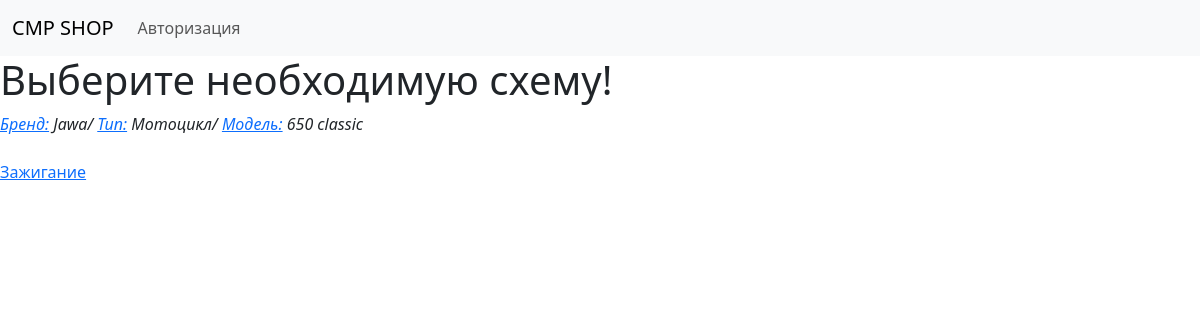
Page /Jawa/3/type/2/model/650 classic/3/element on the committed database.
### app/models.py (models this page shows, shortened)
class Brand(Base):
    __tablename__ = 'brand'
    id = Column(Integer, primary_key=True)
    brand_name = Column(String(30))
    parent = relationship('Model', back_populates='brand')

class Type(Base):
    __tablename__ = 'type'
    id = Column(Integer, primary_key=True)
    type_name = Column(String)
    parent = relationship('Model', back_populates='type')

class Model(Base):
    __tablename__ = 'model'
    id = Column(Integer, primary_key=True)
    model_name = Column(String)
    brand_id = Column(Integer, ForeignKey('brand.id'), nullable=False)
    brand = relationship('Brand', back_populates="parent")
    type_id = Column(Integer, ForeignKey('type.id'), nullable=False)
    type = relationship('Type', back_populates="parent")
    parent = relationship('Part', back_populates='model')
    image_id = Column(Integer, ForeignKey('element_image.id'))

class Part(Base):
    __tablename__ = 'part'
    id = Column(Integer, primary_key=True)
    part_number = Column(String)
    description = Column(String)  # полное название детали
    price = Column(Integer)
    amount = Column(Integer)
    model_id = Column(Integer, ForeignKey('model.id'),  nullable=False)
    model = relationship('Model', back_populates="parent")
    element_id = Column(Integer, ForeignKey('element.id'), nullable=False)
    element = relationship('Element', back_populates="parent")
    parent = relationship('Basket', back_populates='part')   # переделать

class Element(Base):
    __tablename__ = 'element'
    id = Column(Integer, primary_key=True)
    element_name = Column(String)
    parent = relationship('Part', back_populates='element')
    image_id = Column(Integer, ForeignKey('element_image.id'))

### app/main/routes.py (the view)
@bp.get('/<brand_name>/<brand_id>/type/<type_id>/model/<model_name>/<model_id>/element')
def element(brand_name, brand_id, type_id, model_name, model_id):
    parts = session.query(Part).filter_by(model_id=model_id).group_by(Part.element_id)
    return render_template('main/element.html', parts=parts)

### app/templates/main/element.html
{% extends "base.html" %}
{% block content %}
<h1>Выберите необходимую схему!</h1>
{% set part = parts[0] %}
<i>
    <a href="{{ url_for('main.index') }}">Бренд:</a> {{ part.model.brand.brand_name }}/
    <a href="{{ url_for('main.type', brand_id=part.model.brand_id, brand_name=part.model.brand.brand_name) }}">
        Тип:</a> {{ part.model.type.type_name }}/
    <a href="{{ url_for('main.model', brand_id=part.model.brand_id, brand_name=part.model.brand.brand_name, type_id=part.model.type_id) }}">
        Модель:</a> {{ part.model.model_name }}
</i><br><br>
{% for part in parts %}
<a href="{{ url_for('main.part', brand_name=part.model.brand.brand_name,
                            brand_id=part.model.brand_id,
                            type_id=part.model.type_id,
                            model_name=part.model.model_name,
                            model_id=part.model_id,
                            element_id=part.element_id,
                            element_name=part.element.element_name) }}">{{ part.element.element_name }}</a><br>
{% endfor %}
{% endblock %}

### rows in the picture
Brand: model.brand.brand_name "Jawa"
Type: model.type.type_name "Мотоцикл"
Model: model.model_name "650 classic"
Part: element.element_name "Зажигание"
